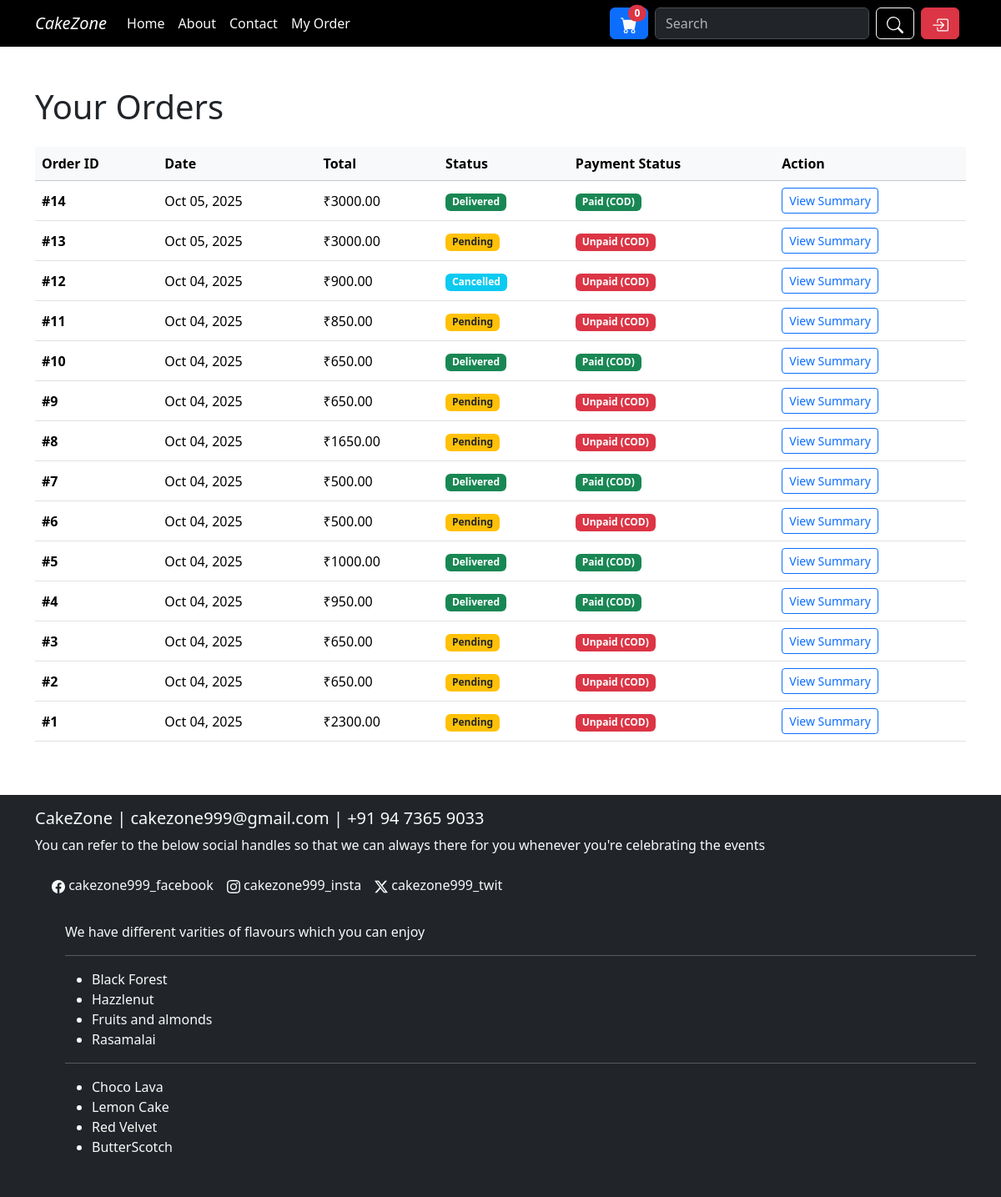
/app/order/track/ (signed in), run on an earlier commit of the app's database.
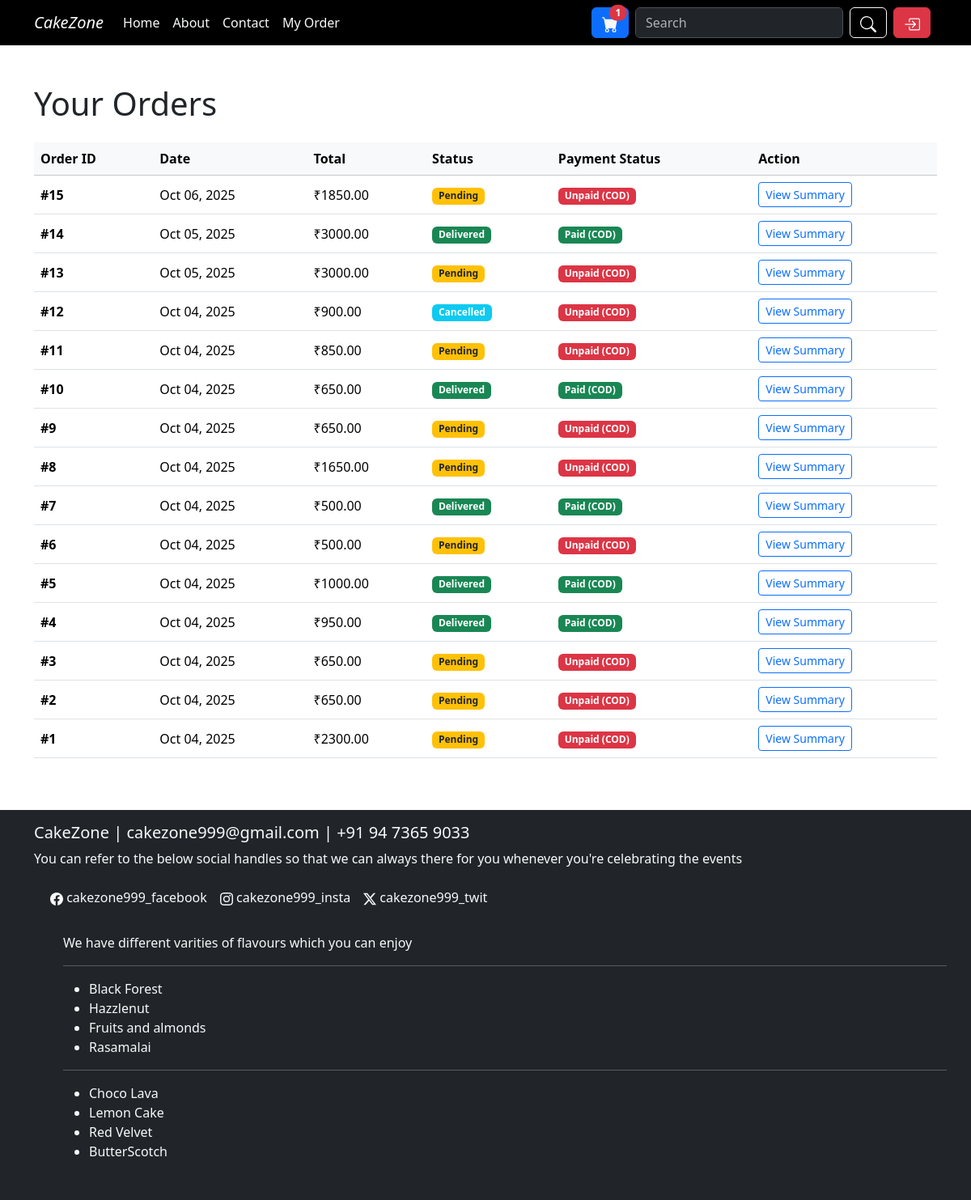
And on a later commit of the database.
### cakeapp/models.py (models this page shows, shortened)
class Order(models.Model):
    STATUS_CHOICES = [
        ('Pending', 'Pending'),
        ('Paid', 'Paid'),
        ('Shipped', 'Shipped'),
        ('Delivered', 'Delivered'),
        ('Cancelled', 'Cancelled'),
    ]
    PAYMENT_STATUS_CHOICES = (
        ('Unpaid', 'Unpaid (COD)'),
        ('Paid', 'Paid (COD/Online)'),
        ('Failed', 'Payment Failed'),
        ('Refunded', 'Refunded'),
    )
    user = models.ForeignKey(User, on_delete=models.CASCADE)
    full_name = models.CharField(max_length=200, default="")
    address = models.TextField()
    city = models.CharField(max_length=100, default="")
    zipcode = models.CharField(max_length=20, default="")
    phone = models.CharField(max_length=20, default="")
    total_amount = models.DecimalField(max_digits=10, decimal_places=2)
    status = models.CharField(max_length=20, choices=STATUS_CHOICES, default="Pending")
    created_at = models.DateTimeField(auto_now_add=True)
    payment_status = models.CharField(
        max_length=20,
        choices=PAYMENT_STATUS_CHOICES,
        default='Unpaid'
    )

### cakeapp/views.py (the view)
# urls.py: path("order/track/", views.order_tracker, name="order_tracker"),
@login_required
def order_tracker(request):
    orders = Order.objects.filter(user=request.user).order_by('-created_at')
    return render(request, "order_tracker.html", {"orders": orders})

### cakeapp/context_processors.py (called while the page is built)
def cart_count(request):
    if request.user.is_authenticated:
        return {'cart_count': Cart.objects.filter(user=request.user).count()}
    return {'cart_count': 0}

### templates/order_tracker.html (shortened to what this page needs)
{% extends "base.html" %}
{% block content %}
<div class="container my-5">
    <h1 class="mb-4">Your Orders</h1>
    {% if orders %}
        <div class="table-responsive">
            <table class="table table-hover align-middle">
                <thead class="table-light">
                    <tr>
                        <th scope="col">Order ID</th>
                        <th scope="col">Date</th>
                        <th scope="col">Total</th>
                        <th scope="col">Status</th>
                        <th scope="col">Payment Status</th>
                        <th scope="col">Action</th>
                    </tr>
                </thead>
                <tbody>
                    {% for order in orders %}
                    <tr>
                        <td class="fw-bold">#{{ order.id }}</td>
                        <td>{{ order.created_at|date:"M d, Y" }}</td>
                        <td>₹{{ order.total_amount|floatformat:2 }}</td>
                        <td>
                            <span class="badge
                                {% if order.status == 'Delivered' %}bg-success{% elif order.status == 'Pending' %}bg-warning text-dark{% else %}bg-info{% endif %}">
                                {{ order.status }}
                            </span>
                        </td>
                        <td>
                            {% if order.status == 'Delivered' %}
                                <span class="badge bg-success">Paid (COD)</span>
                            {% else %}
                                <span class="badge bg-danger">Unpaid (COD)</span>
                            {% endif %}
                        </td>
                        <td>
                            <a href="{% url 'order_summary' order_id=order.id %}" class="btn btn-sm btn-outline-primary">
                                View Summary
                            </a>
                        </td>
                    </tr>
                    {% endfor %}
                </tbody>
            </table>
        </div>
    {% else %}
        <div class="alert alert-info">
            You haven't placed any orders yet. <a href="{% url 'home' %}" class="alert-link">Start shopping now!</a>
        </div>
    {% endif %}
</div>
{% endblock %}

What changed in the data, as far as the page shows it:
added Order: id "15", created_at "Oct 06, 2025", total_amount "1850.00", status "Pending", shows "Unpaid (COD)"
Also different on the page:
{{ cart_count }}: "0" → "1"
